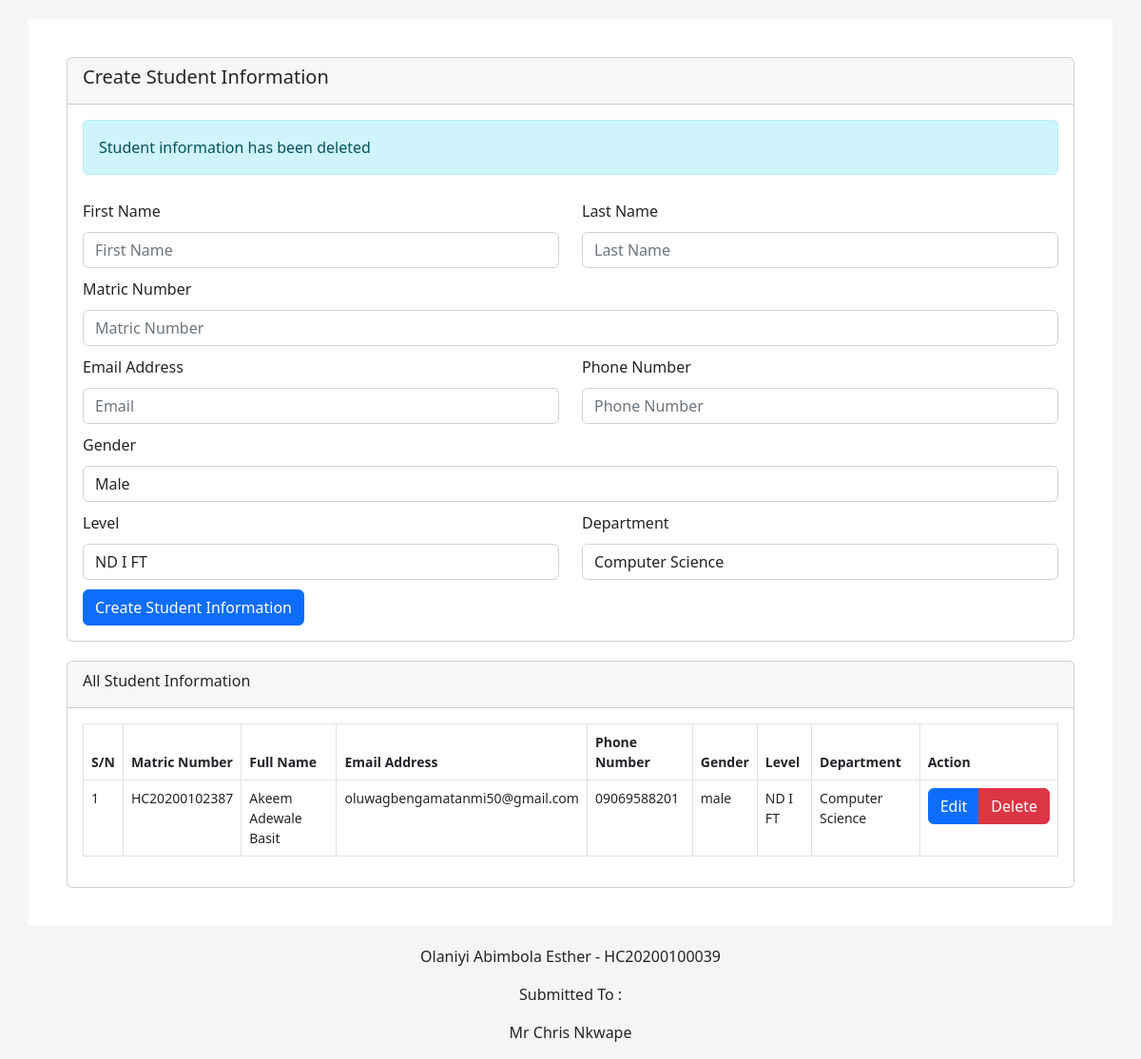
The page /?id=2 on the database its author committed.
### tables this page shows
CREATE TABLE `students` (
  `id` int(11) NOT NULL,
  `matric_number` varchar(20) NOT NULL,
  `first_name` varchar(50) NOT NULL,
  `last_name` varchar(50) NOT NULL,
  `email` varchar(200) NOT NULL,
  `phone` varchar(50) NOT NULL,
  `gender` varchar(10) NOT NULL,
  `level` varchar(10) NOT NULL,
  `department` int(11) NOT NULL,
  `created_at` timestamp NOT NULL DEFAULT current_timestamp(),
  `updated_at` timestamp NOT NULL DEFAULT current_timestamp()
);

CREATE TABLE `department` (
  `id` int(11) NOT NULL,
  `name` varchar(50) NOT NULL
);

### index.php (the view, shortened to what this page needs)
<?php
 	require_once 'core/config.php';
 	if (isset($_GET['id'])) {
 		$id = $_GET['id'];
 		$db->query("DELETE FROM students WHERE id='$id'");
 	}
 ?>
<!DOCTYPE html>
<html>
<head>
	<link rel="stylesheet" type="text/css" href="css/bootstrap.css">
	<link rel="stylesheet" type="text/css" href="css/css.css">
</head>
<body>
	<section id="main">
		<div class="container">
			<div class="row">
				<div class="col-lg-12 col-md-12 col-sm-12 col-xs-12">
					<div class="card card-default">
						<div class="card-header">
							<h5 class="card-title">Create Student Information</h5>
						</div>
						<div class="card-body">
							<form method="post">
								<div class="row">
									<div class="col-sm-6">
										<div class="form-group">
											<label>First Name</label>
											<input type="text" class="form-control" required name="first_name" placeholder="First Name">
										</div>
									</div>
									<div class="col-sm-6">
										<div class="form-group">
											<label>Last Name</label>
											<input type="text" class="form-control" required placeholder="Last Name" name="last_name">
										</div>
									</div>
									<div class="col-sm-12">
										<div class="form-group">
											<label>Matric Number</label>
											<input type="text" class="form-control" required placeholder="Matric Number" name="matric">
										</div>
									</div>
									<div class="col-sm-6">
										<div class="form-group">
											<label>Email Address</label>
											<input type="email" class="form-control" required placeholder="Email" name="email">
										</div>
									</div>
									<div class="col-sm-6">
										<div class="form-group">
											<label>Phone Number</label>
											<input type="text" class="form-control" required placeholder="Phone Number" name="phone">
										</div>
									</div>
									<div class="col-sm-12">
										<div class="form-group">
											<label>Gender</label>
											<select class="form-control" required name="gender">
												<option>Male</option>
											</select>
										</div>
									</div>
									<div class="col-sm-6">
										<div class="form-group">
											<label>Level</label>
											<select class="form-control" name="level" required>
												<?php
													foreach (array('ND I FT','ND II FT','ND I DPT','ND II DPT','ND RPTY1','ND RPTY2','ND RPTY3','HND I FT','HND II FT','HND I DPT','HND II DPT') as $value) {
														?>
														<option><?= $value ?></option>
														<?php
													}
												?>
											</select>
										</div>
									</div>
									<div class="col-sm-6">
										<div class="form-group">
											<label>Department</label>
											<select class="form-control" name="department" required >
												<?php
													$sql = $db->query("SELECT * FROM department ORDER BY name");
													while ($rs = $sql->fetch(PDO::FETCH_ASSOC)) {
														?>
														<option value="<?= $rs['id'] ?>"><?= ucwords($rs['name']) ?></option>
														<?php
													}
												 ?>
											</select>
										</div>
									</div>
								</div>
								<div class="form-group">
									<input type="submit" class="btn btn-primary" value="Create Student Information" name="create">
								</div>
							</form>
						</div>
					</div>
				</div>
				<div class="col-lg-12 col-md-12 col-sm-12 col-xs-12 " style="margin-top: 20px;">
					<div class="card card-default ">
						<div class="card-header">
							<div class="card-title">All Student Information</div>
						</div>
						<div class="card-body">
							<div class="table-responsive">
								<table class="table table-bordered">
									<thead>
										<tr>
											<th>S/N</th>
											<th>Matric Number</th>
											<th>Full Name</th>
											<th>Email Address</th>
											<th>Phone Number</th>
											<th>Gender</th>
											<th>Level</th>
											<th>Department</th>
											<th>Action</th>
										</tr>
									</thead>
									<tbody>
										<?php
											$sn =1;
											$sql = $db->query("SELECT s.*, d.name as department FROM students s INNER JOIN department d ON s.department = d.id ORDER BY matric_number");
											while ($rs = $sql->fetch(PDO::FETCH_ASSOC)) {
												?>
												<tr>
													<td><?= $sn++ ?></td>
													<td><?= strtoupper($rs['matric_number']) ?></td>
													<td><?= ucwords($rs['first_name']." ".$rs['last_name']) ?></td>
													<td><?= $rs['email'] ?></td>
													<td><?= $rs['phone'] ?></td>
													<td><?= $rs['gender'] ?></td>
													<td><?= $rs['level'] ?></td>
													<td><?= ucwords($rs['department']) ?></td>
													<td>
														<div class="btn-group">
															<a href="edit.php?id=<?= $rs['id'] ?>" class="btn btn-primary">Edit</a>
															<a href="?id=<?= $rs['id'] ?>" onclick="return confirm('Are you sure, you want to delete this record')" class="btn btn-danger">Delete</a>
														</div>
													</td>
												</tr>
												<?php
											}
										?>
									</tbody>
								</table>
							</div>
						</div>
					</div>
				</div>
			</div>
		</div>
	</section>
	<?php require_once 'footer.php'; ?>
</body>
</html>

### css/css.css (style rules this page uses)
body { background-color: #f5f5f5; }
#main { margin-top: 20px; margin-bottom: 20px; }
#main .container { background-color: #fff; padding: 40px; }
.form-group { margin-top: 10px; }
.form-control { margin-top: 10px; }
table tr, th { font-size: 14px; }

### rows shown on the page
students: matric_number "HC20200102387", first_name+last_name "Akeem Adewale Basit", email "oluwagbengamatanmi50@gmail.com", phone "09069588201", gender "male", level "ND I FT", department.name "Computer Science"

### other values the page prints
$_SESSION['flash'] "Student information has been deleted"
form field level "ND I FT"
form field department "Computer Science"
